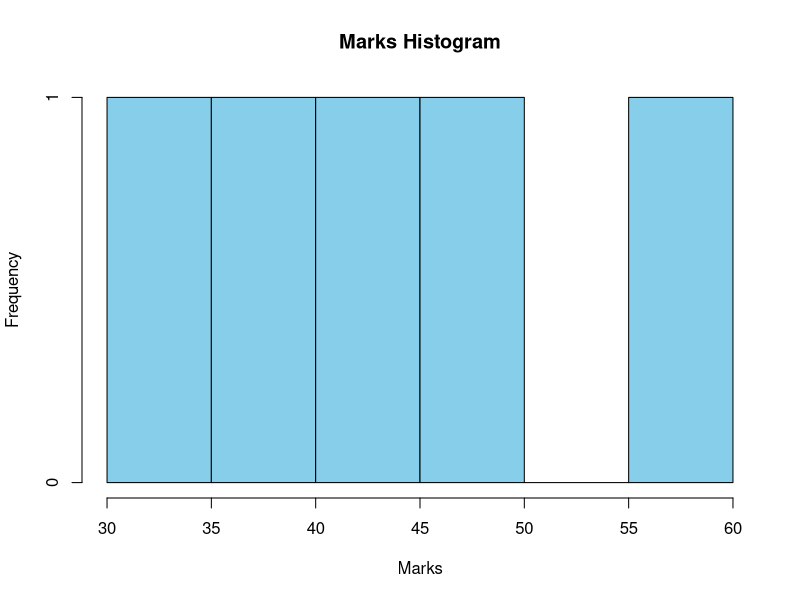
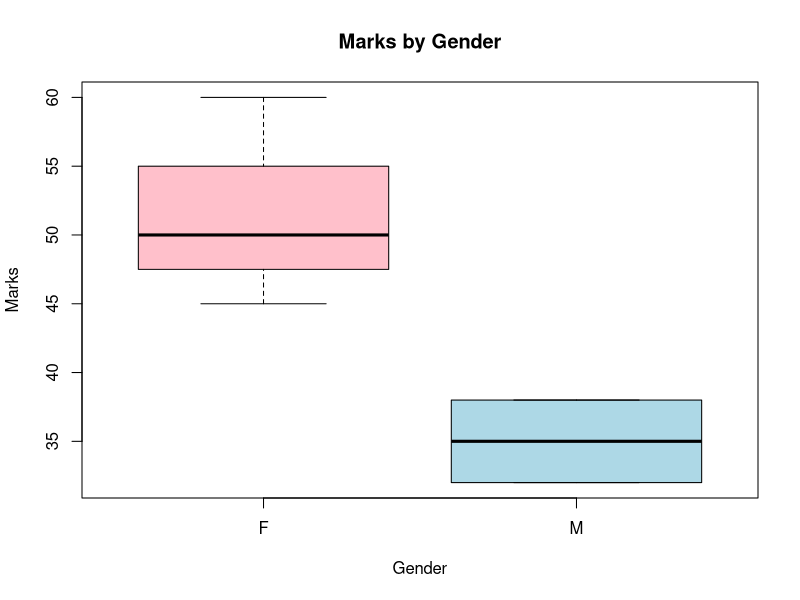

Reproduce these figures in R, in order.
students <- read.csv(
  "students.csv",
  sep = "",
  stringsAsFactors = FALSE
)
colnames(students)

#Reading CSV
students <- read.csv("students.csv")
str(students)
head(students)

#Data Cleaning
# Check missing values
colSums(is.na(students))

students <- data.frame(
  Name = c("A", "B", "C", "D", "E"),
  Marks = c(45, 32, 60, 38, 50),
  Gender = c("F", "M", "F", "M", "F")
)

# Replace missing Marks
students$Marks[is.na(students$Marks)] <- mean(students$Marks, na.rm = TRUE)


# Convert Gender to factor
students$Gender <- factor(students$Gender)
str(students)

#Aggregation
# Average marks by Gender
aggregate(Marks ~ Gender, data=students, FUN=mean)

# Count of students per Grade
table(students$Grade)

#Simple Analysis
# Highest and lowest marks
max(students$Marks)
min(students$Marks)

# Students who passed
passed <- subset(students, Marks >= 40)
passed

#Plots
# Histogram
hist(students$Marks, main="Marks Histogram", xlab="Marks", col="skyblue", breaks=5)

# Boxplot
boxplot(Marks ~ Gender, data=students, main="Marks by Gender", col=c("pink","lightblue"))
